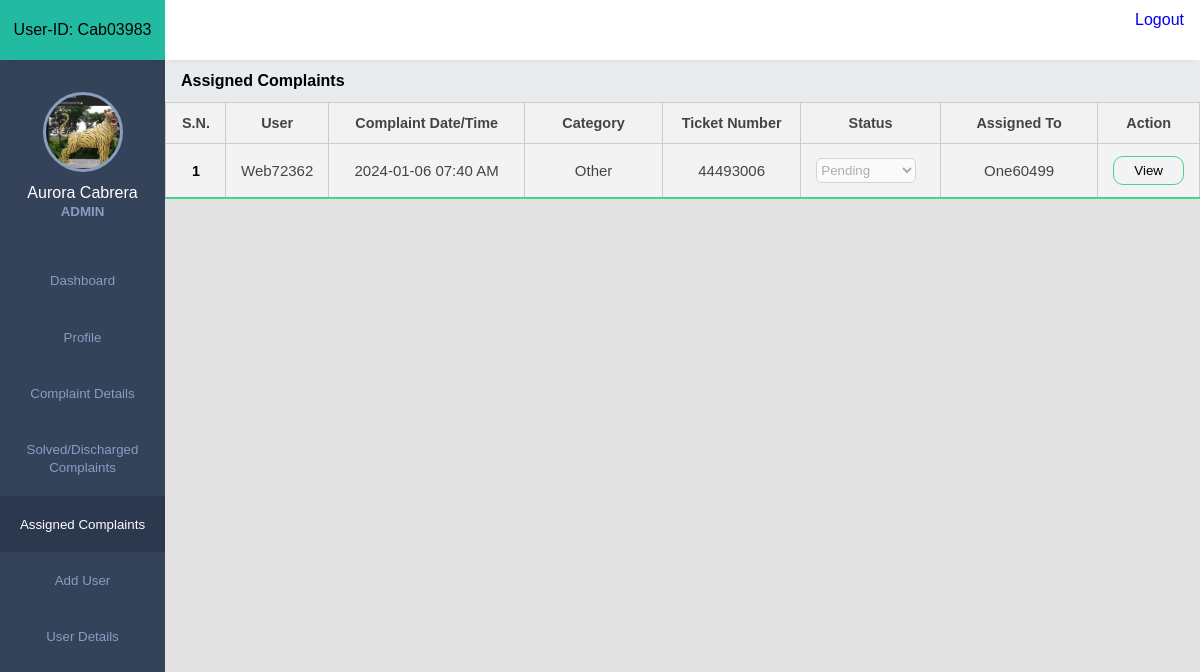
Screenshot of /dashboard/assigned_comp.php (signed in) with the database file from the repository.
### tables this page shows
CREATE TABLE `register` (
  `id` int(11) NOT NULL,
  `name` varchar(255) DEFAULT NULL,
  `email` varchar(50) NOT NULL,
  `phone` varchar(10) DEFAULT NULL,
  `dob` varchar(20) DEFAULT NULL,
  `password` varchar(50) DEFAULT NULL,
  `role` varchar(20) DEFAULT NULL,
  `registration_datetime` datetime DEFAULT current_timestamp(),
  `last_login_time` datetime DEFAULT NULL,
  `fake_user` varchar(8) DEFAULT NULL,
  `profile_image` varchar(255) DEFAULT NULL
);

CREATE TABLE `complain` (
  `id` int(11) NOT NULL,
  `category` varchar(50) DEFAULT NULL,
  `type` varchar(50) DEFAULT NULL,
  `department` varchar(50) DEFAULT NULL,
  `nature` varchar(50) DEFAULT NULL,
  `image` varchar(255) DEFAULT NULL,
  `complain_user` varchar(8) DEFAULT NULL,
  `complain_description` varchar(500) DEFAULT NULL,
  `complaint_datetime` datetime DEFAULT current_timestamp(),
  `complaint_ticket` varchar(8) NOT NULL,
  `status` enum('pending','in_progress','resolved','discharge') DEFAULT 'pending',
  `resolved_datetime` datetime DEFAULT NULL,
  `discharge_datetime` datetime DEFAULT NULL
);

### dashboard/assigned_comp.php (the view, shortened to what this page needs)
<!DOCTYPE html>
<html lang="en">
<head>
    <link rel="stylesheet" href="../css/user.css">
    <link rel="stylesheet" href="../dashboard_a/style.css">
    <link rel="stylesheet"
        href="https://maxst.icons8.com/vue-static/landings/line-awesome/line-awesome/1.3.0/css/line-awesome.min.css">
</head>
<body>
    <?php include_once("../dashboard/admin_dash.php"); ?>
    <div class="main-content">
        <div class="containers">
            <div class="product-details">
                <div class="product-adding-form">
                    <ol class="breadcrumb mb-4">
                        <li class="breadcrumb-item active"><b>Assigned Complaints</b></li>
                    </ol>
                </div>
            </div>
            <?php
        include_once('../connection/connection.php');
            $assignQuery = "SELECT c.id, c.category, c.type, c.department, c.nature, c.image, c.complain_description, c.complaint_datetime, c.complain_user, c.complaint_ticket, c.status, c.discharge_datetime, r.fake_user AS assigned_teacher_name
               FROM complain AS c
               JOIN complaint_assignment AS ca ON c.id = ca.complain_id
               JOIN register AS r ON ca.teacher_id = r.id
               WHERE c.status IN ('pending', 'in_progress')";
                $assignExe = mysqli_query($con, $assignQuery);
                ?>
            <table class="table">
                <thead>
                    <tr>
                        <th style="text-align: center;">S.N.</th>
                        <th style="text-align: center;">User</th>
                        <th style="text-align: center;">Complaint Date/Time</th>
                        <th style="text-align: center;">Category</th>
                        <th style="text-align: center;">Ticket Number</th>
                        <th style="text-align: center;">Status</th>
                        <th style="text-align: center;">Assigned To</th>
                        <th style="text-align: center;">Action</th>
                    </tr>
                </thead>
                <?php
    $serialNumber = 1;
    while ($row = mysqli_fetch_assoc($assignExe)) {
        ?>
                <tr class="view_com">
                    <td style="text-align: center; color:black; width:50px;"><?php echo $serialNumber; ?></td>
                    <td style="text-align: center; width:100px;"><?php echo $row['complain_user'] ?></td>
                    <td style=" text-align: center; width:200px;">
                        <?php echo date('Y-m-d h:i A', strtotime($row['complaint_datetime'])) ?></td>
                    <td style="text-align: center; width:140px;"><?php echo $row['category'] ?></td>
                    <td style="text-align: center; width:140px;"><?php echo $row['complaint_ticket'] ?></td>
                    <td style="width:140px;">
                        <select class="status-dropdown" data-complain-id="<?php echo $row['id']; ?>" disabled>
                            <option value="pending" <?php if ($row['status'] === 'pending') echo 'selected'; ?>>Pending
                            </option>
                        </select>
                    </td>
                    <td style="text-align: center; width:160px;"><?php echo $row['assigned_teacher_name'] ?></td>
                    <td style="text-align: center;" >
                        <button onclick="openPopup('<?php echo $row['complaint_ticket']; ?>')">
                            <i class="las la-eye"></i> View
                        </button>
                    </td>
                </tr>
                <?php
        $serialNumber++;
    }
    ?>
            </table>
        </div>
    </div>
</body>
</html>

### dashboard/admin_dash.php (shortened to what this page needs)
<!DOCTYPE html>
<html lang="en">
<head>
    <link rel="stylesheet" href="style.css">
    <link rel="stylesheet"
        href="https://maxst.icons8.com/vue-static/landings/line-awesome/line-awesome/1.3.0/css/line-awesome.min.css">
</head>
<body>
    <?php
    include_once('../connection/connection.php');
    $userId = $_SESSION['user_id'];
    $selectQuery = "SELECT fake_user FROM register WHERE id = '$userId'";
    $selectExe = mysqli_query($con, $selectQuery);
    $row = mysqli_fetch_assoc($selectExe);
    if (isset($_SESSION['user_name'])) {
        $userName = $_SESSION['user_name'];
        $userType = $_SESSION['role'];
    } else {
        header("Location: ../login/login.php");
        exit();
    }
    ?>
    <div class="sidebar">
        <div class="side-header">
            <p><span>User-ID: <?php echo $row['fake_user']; ?></span></p>
        </div>
        <div class="side-content">
            <div class="profile">
                <?php
    if (isset($_SESSION['fake_user'])) {
        $fakeUserID = $_SESSION['fake_user'];
        $selectQuery = "SELECT id, name, fake_user, profile_image, last_login_time FROM register WHERE fake_user = '$fakeUserID'";
        $selectExe = mysqli_query($con, $selectQuery);
        if (mysqli_num_rows($selectExe) > 0) {
            $row = mysqli_fetch_assoc($selectExe);
            $img = $row['profile_image'];
            $userName = $row['name'];
            if ($img && file_exists('../photoes/' . $img)) {
                $profileImageURL = '../photoes/' . $img;
            } else {
                $profileImageURL = '../photoes/user.png';
            }
        } else {
            echo "No user found with the specified fake_user ID.";
        }
    } else {
        echo "Session 'fake_user' variable not set or session not started.";
    }
    ?>
                <div class="profile-img bg-img" style="background-image: url('<?php echo $profileImageURL; ?>');"></div>
                <h4><?php echo $userName; ?></h4>
                <small style="text-transform: uppercase"><?php echo $userType; ?></small>
            </div>
            <div class="side-menu">
                <ul>
                    <li>
                        <a href="../dashboard/content.php">
                            <small>Dashboard</small>
                        </a>
                    </li>
                    <li>
                        <a href="../profile/profile_setting.php">
                            <small>Profile</small>
                        </a>
                    </li>
                    <li>
                        <a href="../dashboard/complaint_details.php">
                            <small>Complaint Details</small>
                        </a>
                    </li>
                    <li>
                        <a href="../dashboard/solved_comp.php">
                            <small>Solved/Discharged Complaints</small>
                        </a>
                    </li>
                    <li>
                        <a href="../dashboard/assigned_comp.php">
                            <small>Assigned Complaints</small>
                        </a>
                    </li>
                    <li>
                        <a href="../dashboard/adduser.php">
                            <small>Add User</small>
                        </a>
                    </li>
                    <li>
                        <a href="../dashboard/userdetails.php">
                            <small>User Details</small>
                        </a>
                    </li>
                </ul>
            </div>
        </div>
    </div>
    <div class="main-content">
        <header>
            <div class="header-content">
                    <div class="user">
                        <div class="bg-img" style="background-image: url(img/1.jpeg)"></div>
                        <a href="../login/logout.php" style="text-decoration: none;">
                            <span style="font-size:16px">Logout</span></a>
                    </div>
                </div>
            </div>
</body>
</html>

### css/user.css (style rules this page uses)
* { margin: 0; padding: 0; outline: none; border: none; text-decoration: none; box-sizing: border-box; list-style-type: none; font-family: "Poppins", sans-serif; }
body { background: rgb(226, 226, 226); }
.table { border-collapse: collapse; margin: 0px 0; font-size: 15px; min-width: 100%; overflow-y: scroll; border-radius: 5px 5px 0 0; }
table thead tr { color: #fff; background: #34AF6D; text-align: left; font-weight: bold; }
.table th, .table td { padding: 12px 15px; }
.table tbody tr { border-bottom: 1px solid #ffffff; }
.table tbody tr:nth-of-type(odd) { background: #f3f3f3; }
.table tbody tr:last-of-type { border-bottom: 2px solid #4AD489; }
.table button { padding: 6px 20px; border-radius: 10px; cursor: pointer; background: transparent; border: 1px solid #4AD489; }
select { height: 40px; width: 400px; border-radius: 4px; background-color: #fff; }
[disabled] { opacity: .6; cursor: default; }
.profile-img { height: 120px; width: 120px; }

### dashboard_a/style.css (style rules this page uses)
:root { --main-color: #22BAA0; --color-dark: #34425A; --text-grey: #B0B0B0; }
* { margin: 0; padding: 0; text-decoration: none; list-style-type: none; box-sizing: border-box; font-family: 'Merriweather', sans-serif; }
.sidebar { position: fixed; height: 100%; width: 165px; left: 0; bottom: 0; top: 0; z-index: 100; background: var(--color-dark); transition: left 300ms; }
.side-header { box-shadow: 0px 5px 5px -5px rgb(0 0 0 /10%); background: var(--main-color); height: 60px; display: flex; justify-content: center; align-items: center; }
.side-content { height: calc(100vh - 60px); overflow: auto; }
.profile { text-align: center; padding: 2rem 0rem; }
.bg-img { background-repeat: no-repeat; background-size: cover; border-radius: 50%; background-size: cover; }
.profile-img { height: 80px; width: 80px; display: inline-block; margin: 0 auto .5rem auto; border: 3px solid #899DC1; }
.profile h4 { color: #fff; font-weight: 500; }
.profile small { color: #899DC1; font-weight: 600; }
.side-menu ul { text-align: center; }
.side-menu a { display: block; padding: 1.2rem 0rem; }
.side-menu a.active { background: #2B384E; }
.side-menu a.active span, .side-menu a.active small { color: #fff; }
.side-menu a span, .side-menu a small { color: #899DC1; }
.main-content { margin-left: 165px; width: calc(100% - 165px); transition: margin-left 300ms; }
header { position: fixed; right: 0; top: 0; left: 165px; z-index: 100; height: 60px; box-shadow: 0px 5px 5px -5px rgb(0 0 0 /10%); background: #fff; transition: left 300ms; }
.header-content, .header-menu { display: flex; align-items: center; }
.header-content { justify-content: space-between; padding: 0rem 1rem; }
.user { display: flex; align-items: center; }
.user div, .client-img { height: 40px; width: 40px; margin-right: 1rem; }
.user span:last-child { display: inline-block; margin-left: .3rem; font-size: .8rem; }
input, button, select { outline: none; }
table { border-collapse: collapse; }
table thead tr { background: #e9edf2; }
table thead th { padding: 1rem 0rem; text-align: left; color: #444; font-size: .9rem; }
table thead th:first-child { padding-left: 1rem; }
table tbody td { padding: 1rem 0rem; color: #444; }
table tbody td:first-child { padding-left: 1rem; color: var(--main-color); font-weight: 600; font-size: .9rem; }
table tbody tr { border-bottom: 1px solid #dee2e8; }

### dashboard/assigned_comp.php (style rules this page uses)
.containers { margin-top: 60px; }
select { width: 100px; height: 25px; border: 1px solid black; border-radius: 5px; }
@media only screen and (max-width: 1200px) { * { flex-wrap: wrap; } }
input, select, textarea { border: 0.80px solid silver; }
th, td { border: 1px solid #ccc; padding: 8px; text-align: left; }
th { background-color: #f2f2f2; }
.breadcrumb { display: flex; flex-wrap: wrap; padding: 0.75rem 1rem; list-style: none; background-color: #e9ecef; }

### rows the page displays
register: fake_user "Cab03983", profile_image (picture), name "Aurora Cabrera"
complain: complain_user "Web72362", complaint_datetime "2024-01-06 07:40 AM", category "Other", complaint_ticket "44493006", status+id "Pending", register.fake_user "One60499"

### other values shown
$userType "ADMIN"
